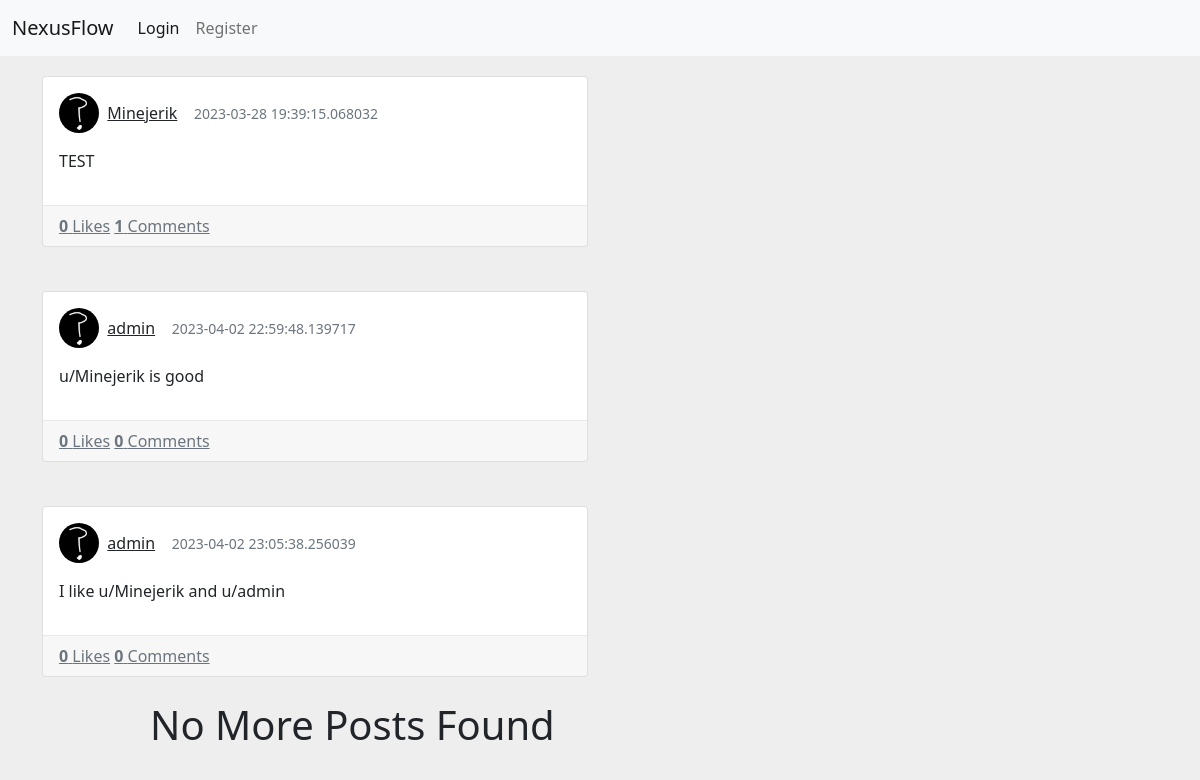
The page / on the database its author committed.
### app.py (models this page shows, shortened)
class Posts(db.Model):
	id = db.Column(db.Integer, primary_key=True, autoincrement=True)
	pub_id = db.Column(db.String(75))
	date_created = db.Column(db.DateTime, default=datetime.utcnow)
	content = db.Column(db.String(2000))
	parentpost = db.Column(db.Integer)
	creator = db.Column(db.String(50))
	subpost = db.Column(db.Integer)
	likes = db.Column(db.Integer)
	comments = db.Column(db.Integer)
	del_allow = db.Column(db.Boolean)
	isreply = db.Column(db.Boolean)
	edited = db.Column(db.Boolean)

class Serializer(object):
	def serialize(self):
		return {c: getattr(self, c) for c in inspect(self).attrs.keys()}
	@staticmethod
	def serialize_list(l):
		return [m.serialize() for m in l]

class Users(db.Model, Serializer):
	id = db.Column(db.Integer, primary_key=True)
	public_id = db.Column(db.Integer)
	badges = db.Column(db.Integer)
	bio = db.Column(db.String(150))
	name = db.Column(db.String(50))
	password = db.Column(db.String(50))
	pfpurl = db.Column(db.String(150))
	likedposts = db.Column(db.String())
	posts = db.Column(db.String())
	admin = db.Column(db.Boolean)

### app.py (the view)
@app.route('/')
def mainpage():
	temp = Posts.query.all()
	posts = []
	creates = []
	for post in temp:
		matches = re.findall(r'/u/(\S+)', post.content)
		pst = post.__dict__
		if matches != None:
			for us in matches:
				print(us)
				cont = pst['content']
				user = Users.query.filter_by(name=us).first()
				if user != None:
					cont = cont.replace('u/' + us, f'<a href="/u/{us}">u/{us}</a>')
					pst['content'] = cont
		posts.append(pst)
		create = Users.query.filter_by(public_id=post.creator).first()
		creates.append(create)
	myuser = getuserfromtoken(request.cookies.get('token'))
	if myuser == None:
		myuser = {}
	likes = []
	if myuser != {}:
		if str(myuser.likedposts) != None:
			likes = str(myuser.likedposts).split(',')
	if 'None' in likes:
		likes.remove('None')
	return render_template('index.html',
	                       posts=posts,
	                       creates=creates,
	                       myuser=myuser,
			       			likes=likes,
						   )

### app.py (called while the page is built, shortened)
@app.context_processor
def inject_now():
	return {'now': datetime.utcnow()}

def getuserfromtoken(token):
	if not token:
		return None

### templates/index.html (shortened to what this page needs)
<!DOCTYPE html>
<html lang="en">
<head>
  <link href="https://cdn.jsdelivr.net/npm/bootstrap@5.0.0/dist/css/bootstrap.min.css" rel="stylesheet" >
</head>
<body>
{% set user = myuser %}
{% include "header.html" %}
{% for i in range(posts|length) %}
{% set post = posts[i] %}
{% set create = creates[i] %}
{% if post.isreply == False %}
<div class="container posts-content">
    <div class="row">
        <div class="col-lg-6">
            <div class="card mb-4">
              <div class="card-body">
                <div class="media mb-3">
                  <div class="d-flex align-items-center">
                    <img src="{{create['pfpurl']}}" class="d-block ui-w-40 rounded-circle" alt=""> &nbsp;&nbsp;
                    <div class="media-body ml-3">
                      <a href="/u/{{create['name']}}">{{create['name']}}{% if create.admin == True %} </a> <div id="admin">Admin</div> {% else%} </a> {% endif %}
                    </div>&nbsp;&nbsp;&nbsp;&nbsp;
                    <div class="text-muted small">{{post['date_created']}} </div>
                  </div>
                </div>
                <div id="content{{post['pub_id']}}">
                <p id="content-text{{post['pub_id']}}">
									{{post['content']|markdown}}
                </p>
                </div>
              </div>
              <div class="card-footer">
                <a href="javascript:send('{{post['pub_id']}}')" class="d-inline-block text-muted">
                  {% if post['pub_id'] in likes %}
                  <strong>{{post['likes']}}</strong> Liked
              {% else %}
                  <strong>{{post['likes']}}</strong> Likes
              {% endif %}
                </a>
                <a href="/p/{{post['pub_id']}}" class="d-inline-block text-muted ml-3">
                    <strong>{{post['comments']}}</strong> Comments
                </a>
              </div>
            </div>
        </div>
</div>
</div>
{% endif %}
{% endfor %}
<h1 style="padding-left:150px;">No More Posts Found</h1>
</body>
</html>

### templates/index.html (style rules this page uses)
body { background:#eee; }
a { color: inherit; }
.posts-content { margin-top:20px; }
.ui-w-40 { width: 40px !important; height: auto; }
.d-flex, .d-inline-flex, .media, .media>:not(.media-body), .jumbotron, .card { -ms-flex-negative: 1; flex-shrink: 1; }
.card-footer, .card hr { border-color: rgba(24,28,33,0.06); }

### rows shown on the page
Posts: pfpurl (picture), date_created "2023-03-28 19:39:15.068032", content "TEST", likes "0", comments "1"
Users: name "Minejerik"
Posts: pfpurl (picture), date_created "2023-04-02 22:59:48.139717", content "u/Minejerik is good", likes "0", comments "0"
Users: name "admin"
Posts: pfpurl (picture), date_created "2023-04-02 23:05:38.256039", content "I like u/Minejerik and u/admin", likes "0", comments "0"
